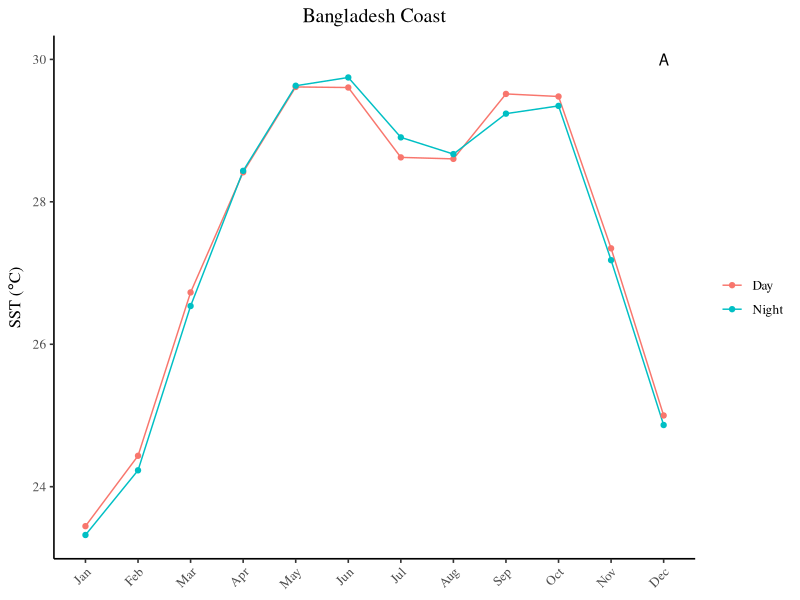
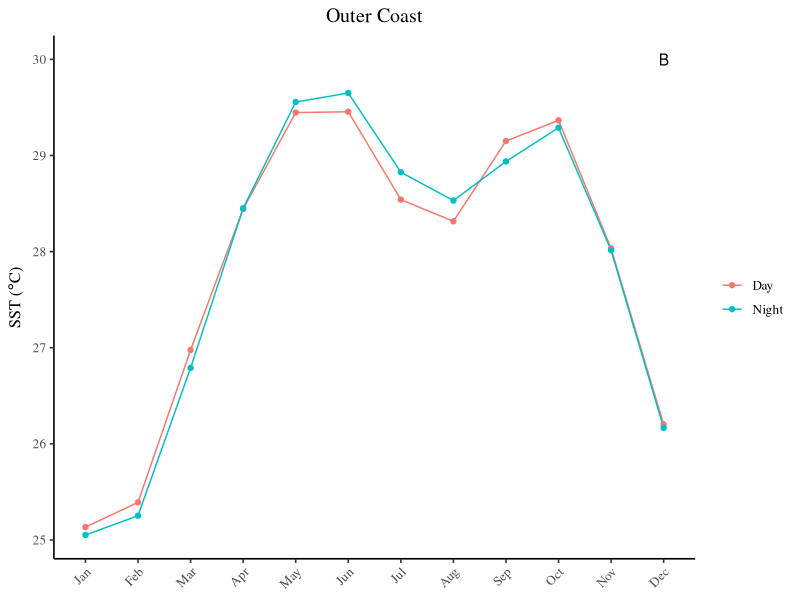
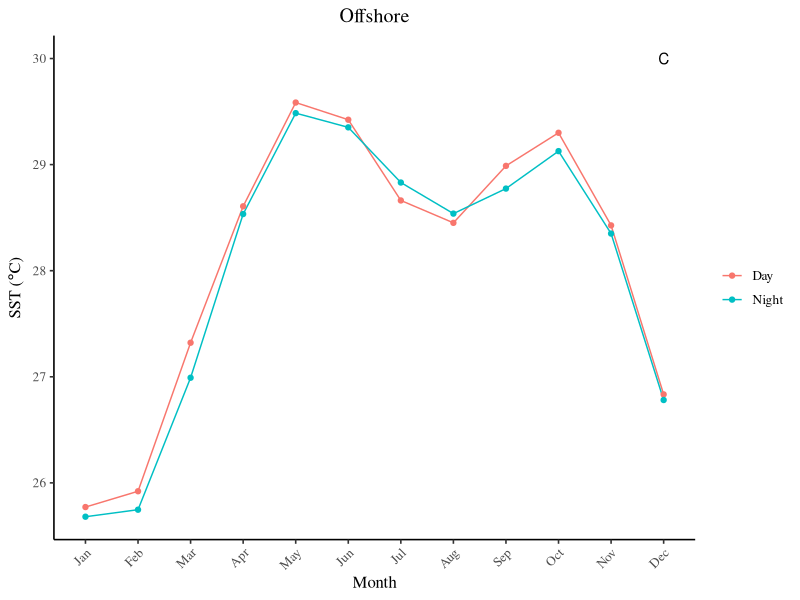
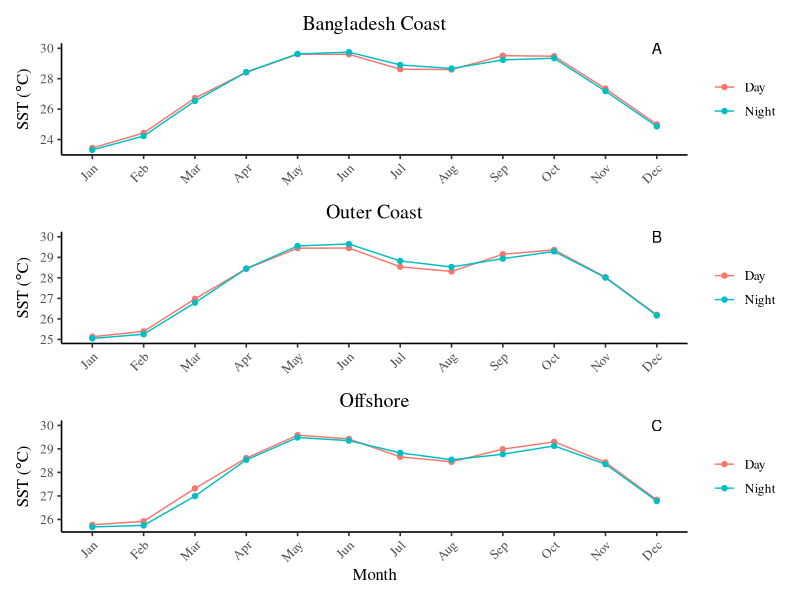
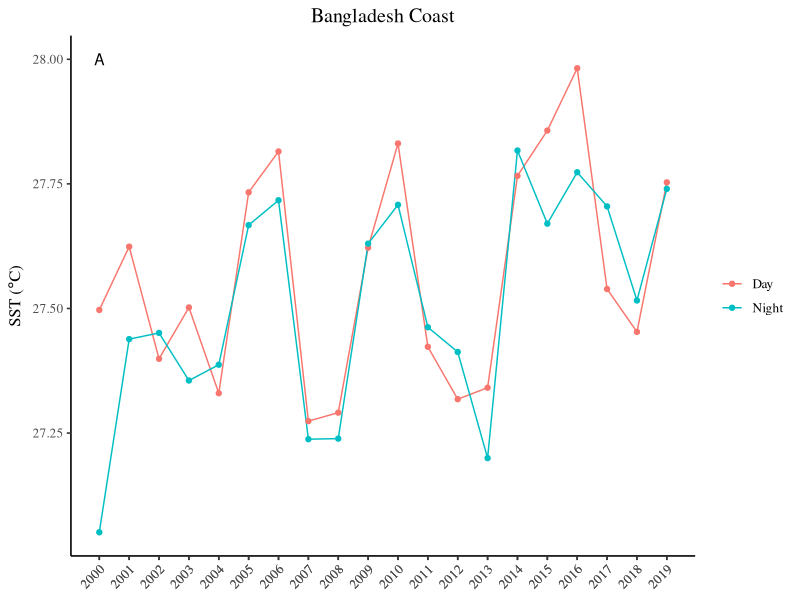
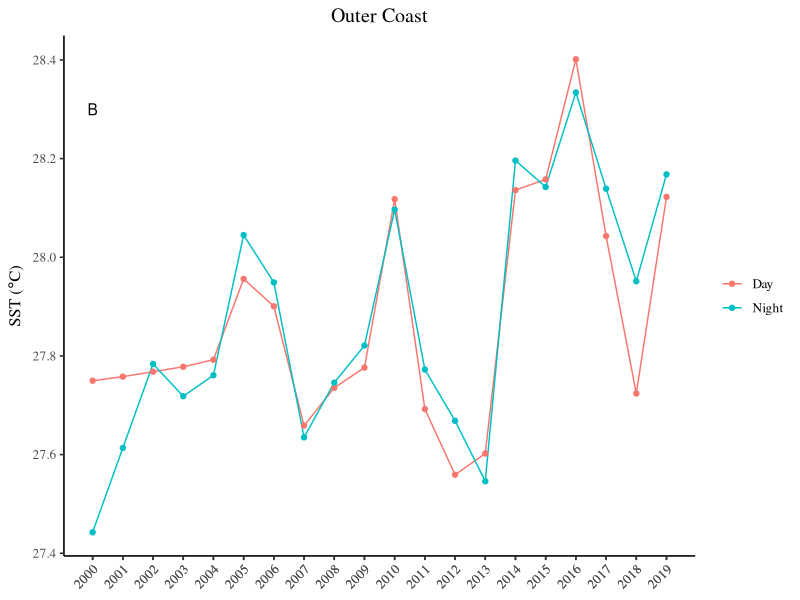
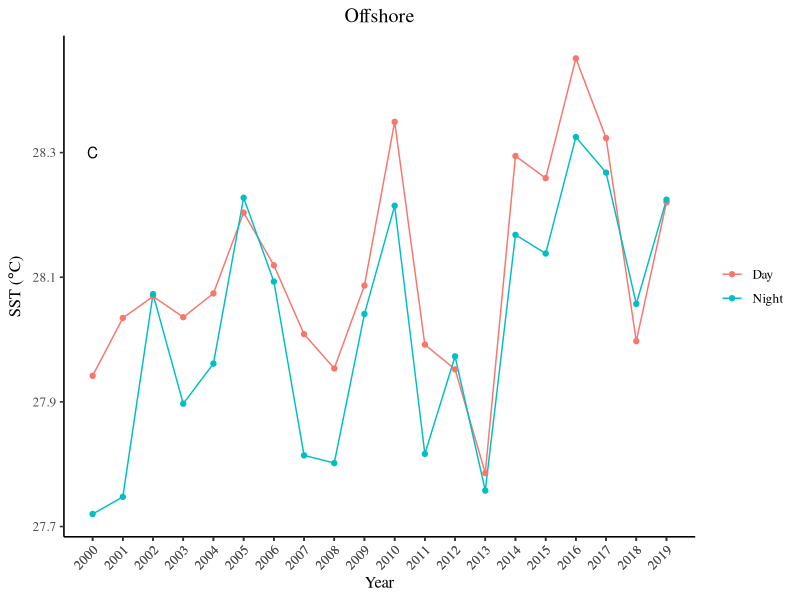
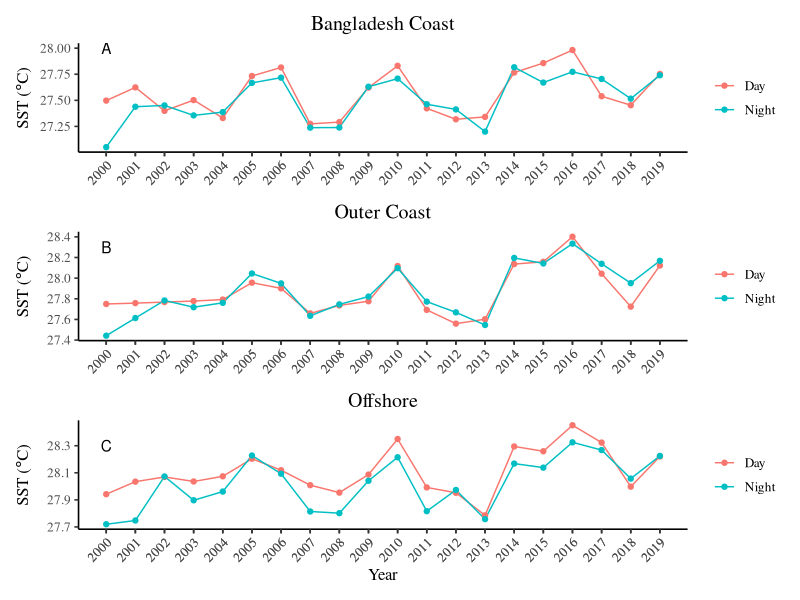

These charts were generated, in order, by the following R code:
#iinstall packages (tidyverse, ggthemes, patchwork) 
#install.packages('tidyverse')
#install.packages('ggthemes')
#install.packages('pathcwork')

library(tidyverse)
library(ggthemes)
l1<-read.csv("mBDC.csv", stringsAsFactors = F)
l2<-read.csv("mOC.csv", stringsAsFactors = F)
l3<-read.csv("mof.csv", stringsAsFactors = F)
l1
l3
p1<-ggplot(data=l1, aes(x=Month,y=Temperature,color=Time, group=Time))+
  geom_line(size=0.5)+geom_point()+
  scale_x_discrete(limits = month.abb)+
  ylab(expression(paste('SST (',degree,'C)',sep ='')))+ggtitle('Bangladesh Coast')+
  theme_classic(base_size = 12, base_family = "serif")+
  theme(legend.title = element_blank())+
  theme(legend.position="right")+
  annotate(geom = "text", x = 12, y = 30, label = "A")+
  theme(plot.title = element_text(hjust = 0.5))+
  theme(axis.title.x = element_blank())+
  theme(axis.text.x = element_text(angle = 45, hjust = 1))
p1
p2<-ggplot(data=l2, aes(x=Month,y=Temperature,color=Time, group=Time))+
  geom_line(size=0.5)+geom_point()+
  scale_x_discrete(limits = month.abb)+
  ylab(expression(paste('SST (',degree,'C)',sep ='')))+ggtitle('Outer Coast')+
  theme_classic(base_size = 12, base_family = "serif")+
  theme(legend.title = element_blank())+
  theme(legend.position="right")+
  annotate(geom = "text", x = 12, y = 30, label = "B")+
  theme(plot.title = element_text(hjust = 0.5))+
  theme(axis.title.x = element_blank())+
  theme(axis.text.x = element_text(angle = 45, hjust = 1))
  
p2       
p3<-ggplot(data=l3, aes(x=Month,y=Temperature,color=Time, group=Time))+
  geom_line(size=0.5)+geom_point()+
  scale_x_discrete(limits = month.abb)+
  ylab(expression(paste('SST (',degree,'C)',sep ='')))+ggtitle('Offshore')+
  theme_classic(base_size = 12, base_family = "serif")+
  theme(legend.title = element_blank())+
  theme(legend.position="right")+
  annotate(geom = "text", x = 12, y = 30, label = "C")+
  theme(plot.title = element_text(hjust = 0.5))+
  theme(axis.text.x = element_text(angle = 45, hjust = 1))
p3  
library(patchwork)

plot<-p1 + p2 + p3 + plot_layout(ncol = 1)
plot
ggsave("MONTHSST.png",plot, dpi = 500)
library(tidyverse)
library(ggthemes)
y1<-read.csv("yBDC.csv", stringsAsFactors = F)
y2<-read.csv("yOC.csv", stringsAsFactors = F)
y3<-read.csv("yof.csv", stringsAsFactors = F)
y1
p1<-ggplot(data=y1, aes(x=Year,y=Temperature,color=Time, group=Time))+
  geom_line(size=0.5)+geom_point()+
  ylab(expression(paste('SST (',degree,'C)',sep ='')))+
  scale_x_continuous(breaks =(y1$Year))+
  ggtitle('Bangladesh Coast')+
  theme_classic(base_size = 12, base_family = "serif")+
  theme(legend.title = element_blank())+
  theme(legend.position="right")+
  annotate(geom = "text", x = 2000, y = 28, label = "A")+
  theme(plot.title = element_text(hjust = 0.5))+
  theme(axis.title.x = element_blank())+
  theme(axis.text.x = element_text(angle = 45, hjust = 1))

  
p1

p2<-ggplot(data=y2, aes(x=Year,y=Temperature,color=Time, group=Time))+
  geom_line(size=0.5)+geom_point()+
  ylab(expression(paste('SST (',degree,'C)',sep ='')))+
  scale_x_continuous(breaks =(y2$Year))+
  ggtitle('Outer Coast')+
  theme_classic(base_size = 12, base_family = "serif")+
  theme(legend.title = element_blank())+
  theme(legend.position="right")+
  annotate(geom = "text", x = 2000, y = 28.3, label = "B")+
  theme(plot.title = element_text(hjust = 0.5))+
  theme(axis.title.x = element_blank())+
  theme(axis.text.x = element_text(angle = 45, hjust = 1))

p2       
p3<-ggplot(data=y3, aes(x=Year,y=Temperature,color=Time, group=Time))+
  geom_line(size=0.5)+geom_point()+
  ylab(expression(paste('SST (',degree,'C)',sep ='')))+
  scale_x_continuous(breaks =(y3$Year))+
  ggtitle('Offshore')+
  theme_classic(base_size = 12, base_family = "serif")+
  theme(legend.title = element_blank())+
  theme(legend.position="right")+
  annotate(geom = "text", x = 2000, y = 28.3, label = "C")+
  theme(plot.title = element_text(hjust = 0.5))+
  theme(axis.text.x = element_text(angle = 45, hjust = 1))

p3   
library(patchwork)

plot<-p1 + p2 + p3 + plot_layout(ncol = 1)
plot
ggsave("YEARSST.png",plot, dpi = 500)
library(tidyverse)
library(ggthemes)
y4<-read.csv("day.csv", stringsAsFactors = F)
y5<-read.csv("night.csv", stringsAsFactors = F)

p5<-ggplot(data=y4, aes(x=Year,y=Temperature,color=Time, group=Time))+
  geom_line(size=0.5)+geom_point()+
  ylab(expression(paste('SST (',degree,'C)',sep ='')))+
  scale_x_continuous(breaks =(y1$Year))+
  ggtitle('Daytime SST')+
  theme_classic(base_size = 12, base_family = "serif")+
  theme(legend.title = element_blank())+
  theme(legend.position="top")+
  annotate(geom = "text", x = 2000, y = 28.4, label = "A")+
  theme(plot.title = element_text(hjust = 0.5))+
  theme(axis.title.x = element_blank())+
  theme(axis.text.x = element_text(angle = 45, hjust = 1))

  
p5

p6<-ggplot(data=y5, aes(x=Year,y=Temperature,color=Time, group=Time))+
  geom_line(size=0.5)+geom_point()+
  ylab(expression(paste('SST (',degree,'C)',sep ='')))+
  scale_x_continuous(breaks =(y2$Year))+
  ggtitle('Nighttime SST')+
  theme_classic(base_size = 12, base_family = "serif")+
  theme(legend.title = element_blank())+
  theme(legend.position="top")+
  annotate(geom = "text", x = 2000, y = 28.3, label = "B")+
  theme(plot.title = element_text(hjust = 0.5))+
  theme(axis.text.x = element_text(angle = 45, hjust = 1))

p6       

library(patchwork)

plot<-p5 + p6+ plot_layout(ncol = 1)
plot
ggsave("YSSTComparision.png",plot, dpi = 500)

library(tidyverse)
library(ggthemes)
y4<-read.csv("day.csv", stringsAsFactors = F)
y5<-read.csv("night.csv", stringsAsFactors = F)

p5<-ggplot(data=y4, aes(x=Year,y=Temperature,color=Time, group=Time))+
  geom_line(size=0.5)+geom_point()+
  ylab(expression(paste('SST (',degree,'C)',sep ='')))+
  scale_x_continuous(breaks =(y1$Year))+
  ggtitle('Annual Daytime SST')+
  theme_classic(base_size = 12, base_family = "serif")+
  theme(legend.title = element_blank())+
  theme(legend.position="top")+
  annotate(geom = "text", x = 2000, y = 28.4, label = "A")+
  theme(plot.title = element_text(hjust = 0.5))+
  theme(axis.text.x = element_text(angle = 90, hjust = 1))

  
p5

p6<-ggplot(data=y5, aes(x=Year,y=Temperature,color=Time, group=Time))+
  geom_line(size=0.5)+geom_point()+
  ylab(expression(paste('SST (',degree,'C)',sep ='')))+
  scale_x_continuous(breaks =(y2$Year))+
  ggtitle('Annual Nighttime SST')+
  theme_classic(base_size = 12, base_family = "serif")+
  theme(legend.title = element_blank())+
  theme(legend.position="top")+
  annotate(geom = "text", x = 2000, y = 28.3, label = "B")+
  theme(plot.title = element_text(hjust = 0.5))+
  theme(axis.title.y = element_blank())+
  theme(axis.text.x = element_text(angle = 90, hjust = 1))

p6       

library(patchwork)

plot<-p5 + p6+ plot_layout(ncol = 1)
plot
ggsave("YSSTComparision.png",plot, dpi = 500)
y6<-read.csv("daym.csv", stringsAsFactors = F)
y7<-read.csv("nightm.csv", stringsAsFactors = F)
p7<-ggplot(data=y6, aes(x=Month,y=Temperature,color=Time, group=Time))+
  geom_line(size=0.5)+geom_point()+
  scale_x_discrete(limits = month.abb)+
  ylab(expression(paste('SST (',degree,'C)',sep ='')))+
  ggtitle('Monthly Daytime SST')+
  theme_classic(base_size = 12, base_family = "serif")+
  theme(legend.title = element_blank())+
  theme(legend.position="top")+
  annotate(geom = "text", x = 12, y = 30, label = "C")+
  theme(plot.title = element_text(hjust = 0.5))+
  theme(axis.text.x = element_text(angle = 45, hjust = 1))
p7
p8<-ggplot(data=y7, aes(x=Month,y=Temperature,color=Time, group=Time))+
  geom_line(size=0.5)+geom_point()+
  scale_x_discrete(limits = month.abb)+
  ylab(expression(paste('SST (',degree,'C)',sep ='')))+
  ggtitle('Monthly Nighttime SST')+
  theme_classic(base_size = 12, base_family = "serif")+
  theme(legend.title = element_blank())+
  theme(legend.position="top")+
  annotate(geom = "text", x = 12, y = 30, label = "D")+
  theme(plot.title = element_text(hjust = 0.5))+
  theme(axis.title.y = element_blank())+
  theme(axis.text.x = element_text(angle = 45, hjust = 1))
p8
library(patchwork)

plot<-p5 + p6+p7+p8+plot_layout(ncol = 2)
plot
ggsave("YSSTmComparision.png",plot, dpi = 700)